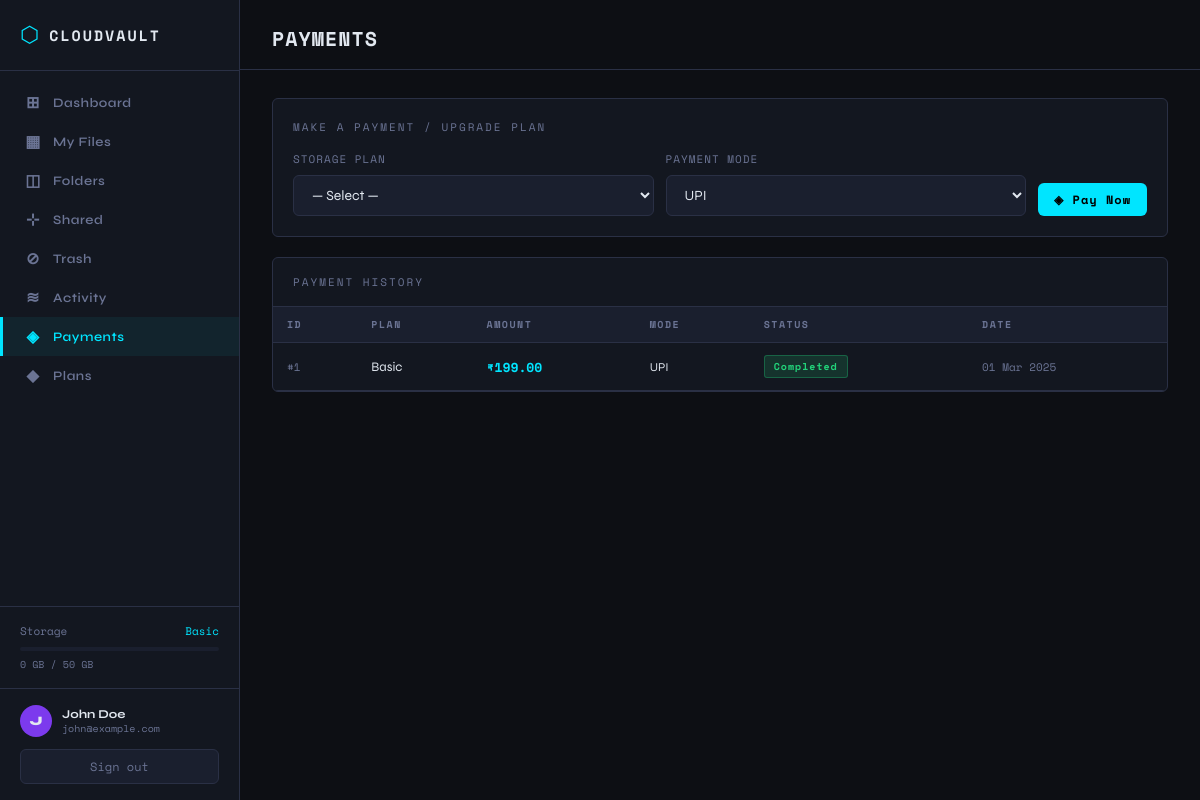
The page /pages/payments.php (signed in) on the database its author committed.
### tables this page shows
CREATE TABLE Payment (
    payment_id   INT AUTO_INCREMENT PRIMARY KEY,
    user_id      INT NOT NULL,
    plan_id      INT NOT NULL,
    amount       DECIMAL(10,2) NOT NULL,
    payment_date DATE NOT NULL,
    payment_mode VARCHAR(50) NOT NULL COMMENT 'UPI, Card, NetBanking, etc.',
    status       ENUM('Pending','Completed','Failed','Refunded') DEFAULT 'Pending',
    FOREIGN KEY (user_id) REFERENCES User(user_id) ON DELETE CASCADE,
    FOREIGN KEY (plan_id) REFERENCES StoragePlan(plan_id) ON DELETE CASCADE
);

CREATE TABLE StoragePlan (
    plan_id       INT AUTO_INCREMENT PRIMARY KEY,
    plan_name     VARCHAR(100) NOT NULL,
    storage_limit_gb DECIMAL(10,2) NOT NULL,
    price         DECIMAL(10,2) NOT NULL,
    duration_days INT NOT NULL,
    expiry_date   DATE,
    created_at    TIMESTAMP DEFAULT CURRENT_TIMESTAMP
);

### includes/auth.php (called while the page is built, shortened)
<?php
function currentUser(): array {
    return [
        'user_id'   => $_SESSION['user_id']   ?? null,
        'username'  => $_SESSION['username']  ?? '',
        'full_name' => $_SESSION['full_name'] ?? '',
        'email'     => $_SESSION['email']     ?? '',
    ];
}

### pages/payments.php (the view, shortened to what this page needs)
<?php
require_once '../includes/auth.php';
$db  = getDB();
$uid = (int)currentUser()['user_id'];
$payments = $db->query(
    "SELECT p.*, sp.plan_name
     FROM Payment p JOIN StoragePlan sp ON sp.plan_id=p.plan_id
     WHERE p.user_id=$uid
     ORDER BY p.payment_date DESC"
)->fetch_all(MYSQLI_ASSOC);
require_once '../includes/header.php';
?>
<div class="card">
  <div class="card-title">Make a Payment / Upgrade Plan</div>
  <form method="POST">
    <div style="display:grid;grid-template-columns:1fr 1fr auto;gap:12px;align-items:end;">
      <div class="form-group" style="margin:0">
        <label class="form-label">Storage Plan</label>
        <select name="plan_id" class="form-control" required>
          <option value="">— Select —</option>
        </select>
      </div>
      <div class="form-group" style="margin:0">
        <label class="form-label">Payment Mode</label>
        <select name="payment_mode" class="form-control">
          <option>UPI</option><option>Credit Card</option><option>Debit Card</option><option>NetBanking</option><option>Wallet</option>
        </select>
      </div>
      <button type="submit" class="btn btn-primary">◈ Pay Now</button>
    </div>
  </form>
</div>
<div class="card" style="padding:0;overflow:hidden;">
<div style="padding:16px 20px;border-bottom:1px solid var(--border);">
  <div class="card-title" style="margin:0;">Payment History</div>
</div>
<div class="table-wrap">
<table>
  <thead>
    <tr><th>ID</th><th>Plan</th><th>Amount</th><th>Mode</th><th>Status</th><th>Date</th></tr>
  </thead>
  <tbody>
  <?php if (empty($payments)): ?>
    <tr><td colspan="6" style="text-align:center;padding:32px;color:var(--text-muted);">No payments yet.</td></tr>
  <?php else: ?>
    <?php foreach ($payments as $p): ?>
    <tr>
      <td style="font-family:var(--font-mono);font-size:11px;color:var(--text-muted);">#<?= $p['payment_id'] ?></td>
      <td><?= htmlspecialchars($p['plan_name']) ?></td>
      <td style="font-family:var(--font-mono);font-weight:700;color:var(--accent);">₹<?= number_format($p['amount'],2) ?></td>
      <td style="font-size:12px;"><?= htmlspecialchars($p['payment_mode']) ?></td>
      <td>
        <?php
          $bc = ['Completed'=>'badge-success','Pending'=>'badge-warn','Failed'=>'badge-danger','Refunded'=>'badge-info'];
          echo '<span class="badge '.($bc[$p['status']]??'badge-info').'">'.$p['status'].'</span>';
        ?>
      </td>
      <td style="font-family:var(--font-mono);font-size:11px;color:var(--text-muted);"><?= date('d M Y', strtotime($p['payment_date'])) ?></td>
    </tr>
    <?php endforeach; ?>
  <?php endif; ?>
  </tbody>
</table>
</div>
</div>
<?php require_once '../includes/footer.php'; ?>

### assets/css/style.css (style rules this page uses)
:root { --bg: #0d0f14; --bg2: #131720; --bg3: #1a1f2e; --border: #2a3045; --accent: #00e5ff; --accent2: #7c3aed; --text: #e2e8f0; --text-muted:#6b7494; --danger: #ff4545; --success: #22d37a; --warning: #ffa500; --sidebar-w: 240px; --radius: 6px; --font-mono: 'Space Mono', monospace; --font-sans: 'Syne', sans-serif; }
*, *::before, *::after { box-sizing: border-box; margin: 0; padding: 0; }
body { font-family: var(--font-sans); background: var(--bg); color: var(--text); display: flex; min-height: 100vh; font-size: 14px; }
.card { background: var(--bg2); border: 1px solid var(--border); border-radius: var(--radius); padding: 20px; margin-bottom: 20px; }
.card-title { font-family: var(--font-mono); font-size: 11px; letter-spacing: 2px; text-transform: uppercase; color: var(--text-muted); margin-bottom: 16px; }
.table-wrap { overflow-x: auto; }
table { width: 100%; border-collapse: collapse; font-size: 13px; }
thead th { font-family: var(--font-mono); font-size: 10px; letter-spacing: 1.5px; text-transform: uppercase; color: var(--text-muted); padding: 10px 14px; border-bottom: 1px solid var(--border); text-align: left; background: var(--bg3); }
tbody tr { border-bottom: 1px solid var(--border); transition: background .1s; }
tbody td { padding: 12px 14px; vertical-align: middle; }
.badge { display: inline-block; padding: 3px 9px; border-radius: 3px; font-family: var(--font-mono); font-size: 10px; letter-spacing: 1px; font-weight: 700; }
.badge-success { background: rgba(34,211,122,.15); color: var(--success); border: 1px solid rgba(34,211,122,.3); }
.btn { display: inline-flex; align-items: center; gap: 6px; padding: 8px 16px; border-radius: var(--radius); font-family: var(--font-mono); font-size: 12px; font-weight: 700; letter-spacing: 1px; cursor: pointer; border: none; text-decoration: none; transition: all .15s; }
.btn-primary { background: var(--accent); color: #000; }
.form-group { margin-bottom: 18px; }
.form-label { display: block; font-family: var(--font-mono); font-size: 11px; letter-spacing: 1px; text-transform: uppercase; color: var(--text-muted); margin-bottom: 8px; }
.form-control { width: 100%; padding: 10px 14px; background: var(--bg3); border: 1px solid var(--border); border-radius: var(--radius); color: var(--text); font-family: var(--font-sans); font-size: 14px; transition: border-color .15s; outline: none; }
select.form-control option { background: var(--bg3); }

### rows shown on the page
payment: payment_id "1", plan.plan_name "Basic", amount "199.00", payment_mode "UPI", status "Completed", payment_date "01 Mar 2025"

### other values the page prints
$storage['plan_name'] "Basic"
$usedGB "0"
$limitGB "50"
substr($user['username'],0,1) "J"
$user['full_name'] ?: $user['username'] "John Doe"
$user['email'] "john@example.com"
$pageTitle "PAYMENTS"
